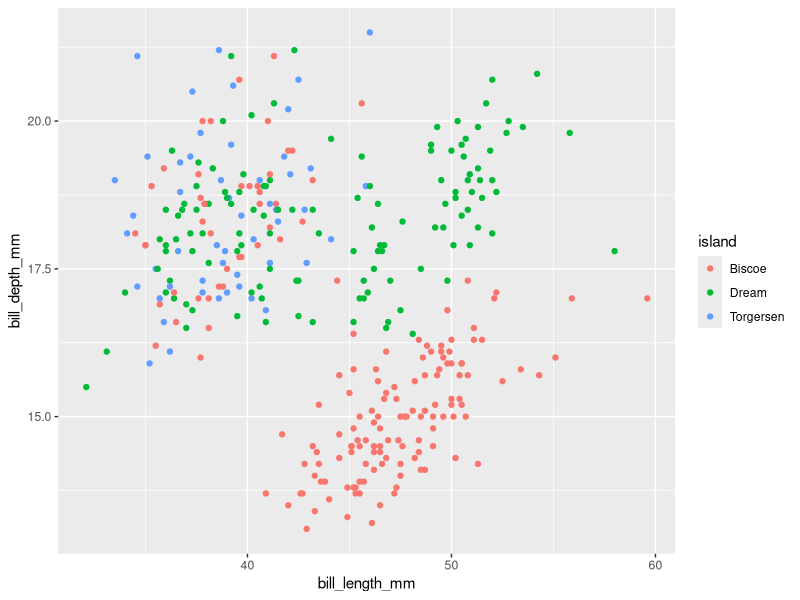
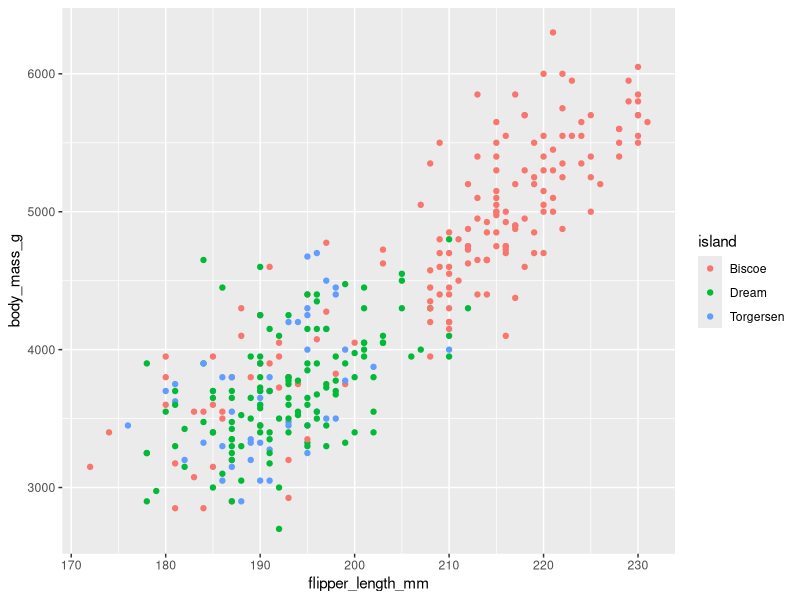
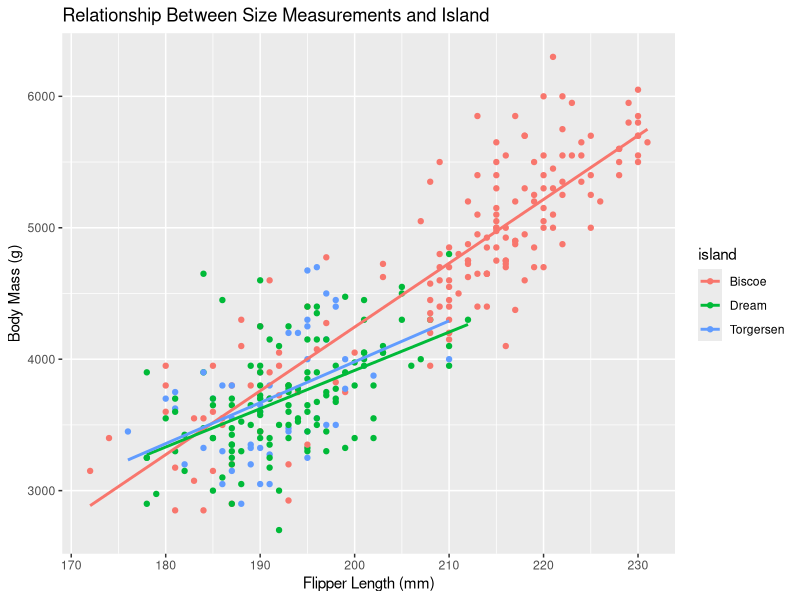
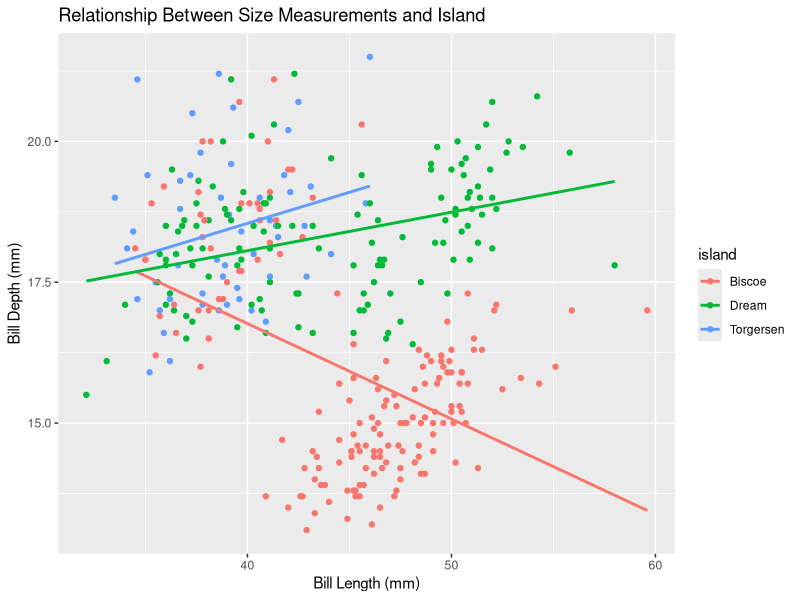
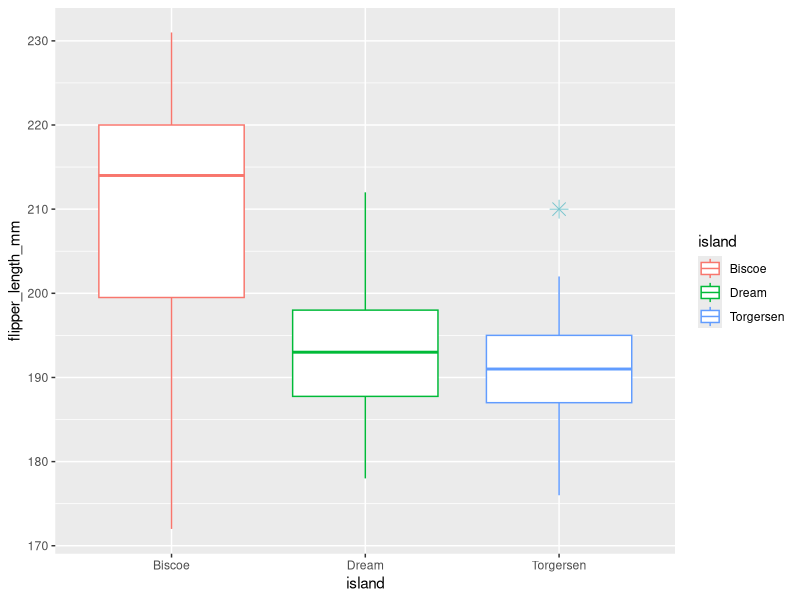

Reproduce these figures in R, in order. (Note: this script raises an error after producing the figures.)

# Install Packages and Read Data ------------------------------------------

library(tidyverse)
library(palmerpenguins)
penguins_data <- penguins
penguins_data


# Scatterplots Comparing Islands ------------------------------------------

length_and_depth <- ggplot(data = penguins) +
  geom_point(mapping = aes(x = bill_length_mm, y = bill_depth_mm, color = island))
length_and_depth

flipper_and_mass <- ggplot(data = penguins) +
  geom_point(mapping = aes(x = flipper_length_mm, y = body_mass_g, color = island))
flipper_and_mass


# Scatterplots with Best Fit Lines ----------------------------------------

flipper_and_massline <- ggplot(data = penguins, aes(x = flipper_length_mm, y = body_mass_g, color = island)) +
  geom_point() +
  geom_smooth(method = "lm", se = FALSE) +
  labs(title = "Relationship Between Size Measurements and Island",
       x = "Flipper Length (mm)",
       y = "Body Mass (g)")
flipper_and_massline

length_and_depthline <- ggplot(data = penguins, aes(x = bill_length_mm, y = bill_depth_mm, color = island)) +
  geom_point() +
  geom_smooth(method = "lm", se = FALSE) +
  labs(title = "Relationship Between Size Measurements and Island",
       x = "Bill Length (mm)",
       y = "Bill Depth (mm)")
length_and_depthline

# Box Plots Comparing Islands ---------------------------------------------

flipper_boxplot <- ggplot(penguins, aes(x=island, y=flipper_length_mm, color = island)) + 
  geom_boxplot(notch=FALSE, outlier.colour="cadetblue3", outlier.shape=8,
               outlier.size=4)
flipper_boxplot


# Literature cited --------------------------------------------------------

citation("palmerpenguins")
citation("ggplot2")
citation("dplyr")
RStudio.Version()
citation("readr")
